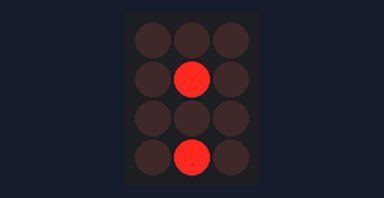
This sketch was run on a simulated Arduino Uno, built with avr-gcc and run on an emulated ATmega328P. Parts: 3×4 LED matrix. Wiring (inferred from the names in the program): LED matrix (orientation assumed): rows pin 5, pin 16, pin 4, pin 13; columns pin 2, pin 12, pin 14.

Above: at 0.28 s.
At 4.1 s:
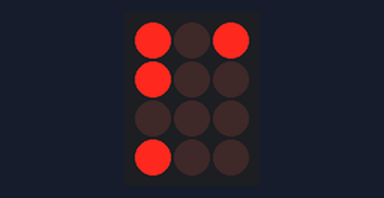
At 7.52 s:
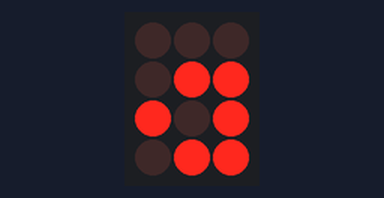
At 17.69 s:
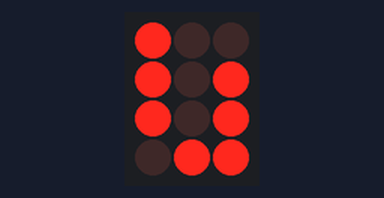
At 27.9 s:
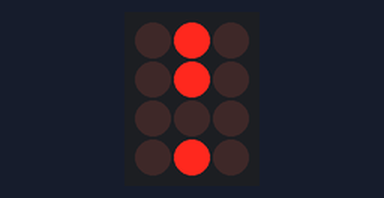
At 37.25 s:
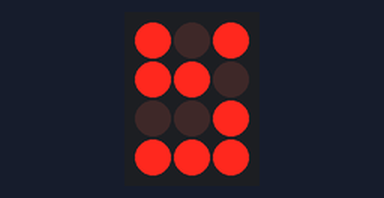

The sketch:

16_seg_demo.ino
```cpp
// array of row pins
const byte row[4] = {5, 16, 4, 13};

// array of column pins
const byte col[4] = {14, 12, 0, 2};

// The display buffer
byte A[] = {B0011, B0100, B0011, B1101};
byte B[] = {B0110, B0100, B1110, B0100};
byte C[] = {B0011, B0111, B1010, B1110};
byte D[] = {B0110, B0101, B1110, B0100};
byte E[] = {B0011, B0111, B0010, B1110};
byte F[] = {B0011, B0111, B0011, B1111};
byte G[] = {B0011, B0110, B1010, B1100};
byte H[] = {B1011, B1100, B0011, B1101};
byte I[] = {B0110, B0111, B1110, B0110};
byte J[] = {B1111, B1101, B1010, B1100};
byte K[] = {B1011, B1011, B0011, B1011};
byte L[] = {B1011, B1111, B1010, B1110};
byte M[] = {B1001, B1001, B1011, B1101};
byte N[] = {B1001, B1101, B1011, B1001};
byte O[] = {B0011, B0101, B1010, B1100};
byte P[] = {B0011, B0100, B0011, B1111};
byte Q[] = {B0011, B0101, B1010, B1000};
byte R[] = {B0011, B0100, B0011, B1011};
byte S[] = {B0011, B0110, B0110, B1100};
byte T[] = {B0110, B0111, B1111, B0111};
byte U[] = {B1011, B1101, B1010, B1100};
byte V[] = {B1011, B1011, B1001, B1111};
byte W[] = {B1011, B1101, B1001, B1001};
byte X[] = {B1101, B1011, B1101, B1011};
byte Y[] = {B1011, B1100, B0110, B1100};
byte Z[] = {B0111, B0011, B1100, B1110};

byte d[] = {B1111, B1111, B1111, B1111};  //space

byte n0[] = {B0011, B0001, B1000, B1100};
byte n1[] = {B1111, B1001, B1111, B1101};
byte n2[] = {B0111, B0100, B0010, B1110};
byte n3[] = {B0111, B0100, B1110, B1100};
byte n4[] = {B1011, B1100, B0111, B1101};
byte n5[] = {B0011, B0111, B0110, B1010};
byte n6[] = {B0011, B0110, B0010, B1100};
byte n7[] = {B0111, B0101, B1111, B1101};
byte n8[] = {B0011, B0100, B0010, B1100};
byte n9[] = {B0011, B0100, B0110, B1100};

float timeCount = 0;

void setup() {
  Serial.begin(115200);
  for (int pin = 0; pin < 4; pin++)
  {
    // initialize the I/O pins as outputs
    pinMode(row[pin], OUTPUT);
    pinMode(col[pin], OUTPUT);
    // take the row pins (i.e. the cathodes) high to ensure that the LEDs are off:
    digitalWrite(row[pin], HIGH);
  }
}

void loop() {
  delay(5);
  timeCount += 1;

  if (timeCount <  20)
  {
    drawScreen(n1);
  }
  else if (timeCount <  40)
  {
    drawScreen(n6);
  }
  else if (timeCount <  60)
  {
    drawScreen(d);
  }
  else if (timeCount <  80)
  {
    drawScreen(S);
  }
  else if (timeCount <  100)
  {
    drawScreen(E);
  }
  else if (timeCount <  120)
  {
    drawScreen(G);
  }
  else if (timeCount <  140)
  {
    drawScreen(M);
  }
  else if (timeCount <  160)
  {
    drawScreen(E);
  }
  else if (timeCount <  180)
  {
    drawScreen(N);
  }
  else if (timeCount <  200)
  {
    drawScreen(T);
  }
  else if (timeCount <  220)
  {
    drawScreen(d);
  }
  else if (timeCount <  240)
  {
    drawScreen(D);
  }
  else if (timeCount <  260)
  {
    drawScreen(I);
  }
  else if (timeCount <  280)
  {
    drawScreen(S);
  }
  else if (timeCount <  300)
  {
    drawScreen(P);
  }
  else if (timeCount <  320)
  {
    drawScreen(L);
  }
  else if (timeCount <  340)
  {
    drawScreen(A);
  }
  else if (timeCount <  360)
  {
    drawScreen(Y);
  }
  else if (timeCount <  380)
  {
    drawScreen(d);
  }
  else {
    // back to the start
    timeCount = 0;
  }

}

void  drawScreen(byte buffer[])
{
  // Turn on each row in series
  for (byte i = 0; i < 4; i++)        // count next row
  {
    digitalWrite(row[i], HIGH);    //initiate whole row
    for (byte a = 0; a < 4; a++)    // count next row
    {
      digitalWrite(col[a], (buffer[i] >> a) & 0x01); // initiate whole column
      delay(1);
      digitalWrite(col[a], HIGH);      // reset whole column
    }
    digitalWrite(row[i], LOW);     // reset whole row
  }
}
```

Measured:
- what the display in image 0 shows lasts 0.4 s, from 0.1 s to 0.5 s
- what the display in image 3 shows lasts 0.4 s, from 17.5 s to 17.9 s
